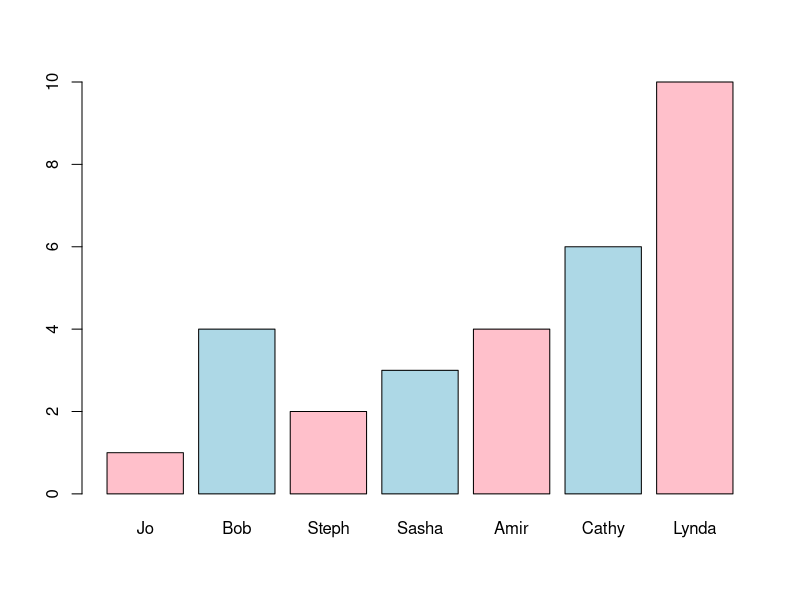

Source code (R):
## ---- chunk 1
print("yay!")
## ---- chunk 2
ages <- c(Jo = 1, Bob = 4, Steph = 2, Sasha = 3,
          Amir = 4, Cathy = 6, Lynda = 10)
barplot(ages, col = c("pink", "lightblue"))
